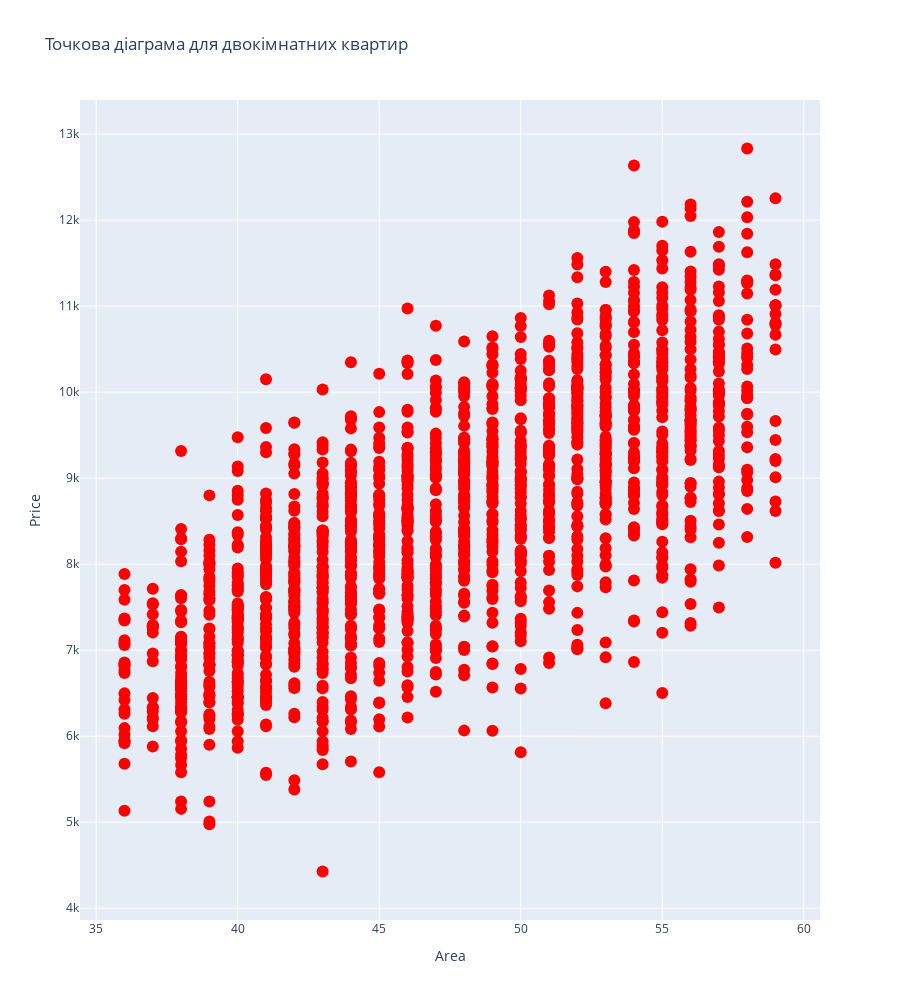

The notebook cell this image was saved under:
### Code cell
trace_one_room = go.Scatter(x = df2["Area"], y = df2["Price"], marker = dict(color = "red", size = 12),
   mode = "markers", name = "ROOM2", text = "Area/Price")

layout = go.Layout(
    title = "Точкова діаграма для двокімнатних квартир",
    xaxis_title = "Area",
    yaxis_title = "Price",
    height=1000
)
fig = go.Figure(data = trace_one_room, layout = layout)
iplot(fig)

### Figure 1 — Plotly figure (JSON) as saved in the notebook; plotly's stock layout.template omitted (floating-point values rounded to 4 significant figures; data arrays with more than 128 entries replaced by an {"elided": "..."} marker saying what was removed)
{"data": [{"marker": {"color": "red", "size": 12}, "mode": "markers", "name": "ROOM2", "text": "Area/Price", "type": "scatter", "x": {"elided": "1690 int values"}, "y": {"elided": "1690 int values"}}], "layout": {"height": 1000, "title": {"text": "Точкова діаграма для двокімнатних квартир"}, "xaxis": {"title": {"text": "Area"}}, "yaxis": {"title": {"text": "Price"}}}}
